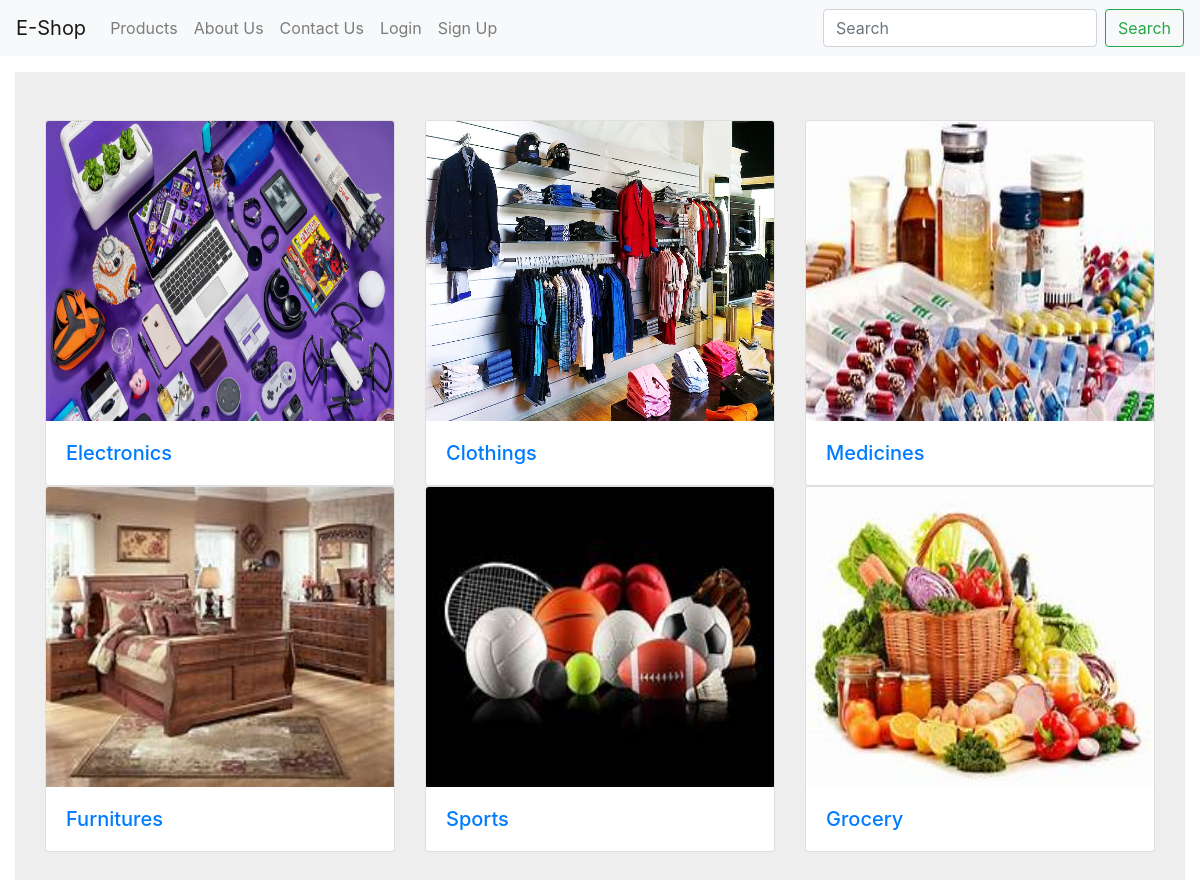
The page / on the database its author committed.
### E_Shop/models.py (models this page shows, shortened)
class Category(models.Model):
    CategoryName = models.CharField(max_length=20)
    image = models.ImageField(upload_to='CategoryImages', blank=True)

### E_Shop/views.py (the view)
# urls.py: path('',index, name="index"),
def index(request):
    a=Category.objects.all()
    return render(request,"index.html",{'data':a})

### E_Shop/templates/index.html
{% extends 'base.html' %}
        {% block abc %}
      <div class="col py-3">
        <section style="background-color: #eee;">
            <div class="container py-5">
                <div class="row">
                    {% for i in data %}
                        <div class="col-md-4 col-lg-4 mb-4 mb-lg-0">
                            <div class="card">
                                <a  href="/product-filter/{{i.id}}/">
                                <img src="{{i.image.url}}"
                                    class="card-img-top" height="300px" alt="" />
                                <div class="card-body" style="align-self: center;">
                                    <h5 class="mb-0" style="align-self:center;">{{i.CategoryName}}</h5>
                                </div>
                            </a>
                            </div>
                        </div>
                        {% endfor %}
                </div>
            </div>
        </section>
    </div>
{% endblock %}

### E_Shop/templates/base.html (shortened to what this page needs)
<!DOCTYPE html>
<html lang="en">
<head>
    <link rel="stylesheet" href="https://cdn.jsdelivr.net/npm/bootstrap@4.0.0/dist/css/bootstrap.min.css">
</head>
<body>
    <nav class="navbar navbar-expand-lg navbar-light bg-light">
        <a class="navbar-brand" href="">E-Shop</a>
        <div class="collapse navbar-collapse" id="navbarTogglerDemo02">
          <ul class="navbar-nav mr-auto mt-2 mt-lg-0">
            <li class="nav-item">
                <a class="nav-link" href="/product/">Products</a>
              </li>
              <li class="nav-item">
                <a class="nav-link" href="#">About Us</a>
              </li>
              <li class="nav-item">
                <a class="nav-link" href="#">Contact Us</a>
              </li>
              {% if request.session.email %}
                        <li class="nav-item">
                            <a class="nav-link" href="{% url 'myorder' %}">MyOder</a>
                        </li>
                        <li class="nav-item">
                            <a class="nav-link" href="{% url 'profile1' %}">Profile</a>
                        </li>
                        <li class="nav-item">
                            <a class="nav-link" href="{% url 'logout' %}">Logout</a>
                        </li>
                        {% else %}
                        <li class="nav-item">
                          <a class="nav-link" href="/login/">Login</a>
                        </li>
                        <li class="nav-item">
                            <a class="nav-link" href="/register/">Sign Up</a>
                          </li>
                        {% endif %}
          </ul>
          <form class="form-inline my-2 my-lg-0">
            <input class="form-control mr-sm-2" type="search" placeholder="Search">
            <button class="btn btn-outline-success my-2 my-sm-0" type="submit">Search</button>
          </form>
        </div>
      </nav>
      {% block abc %}{% endblock %}
</body>
</html>

### rows shown on the page
Category: image (picture), CategoryName "Electronics"
Category: image (picture), CategoryName "Clothings"
Category: image (picture), CategoryName "Medicines"
Category: image (picture), CategoryName "Furnitures"
Category: image (picture), CategoryName "Sports"
Category: image (picture), CategoryName "Grocery"
